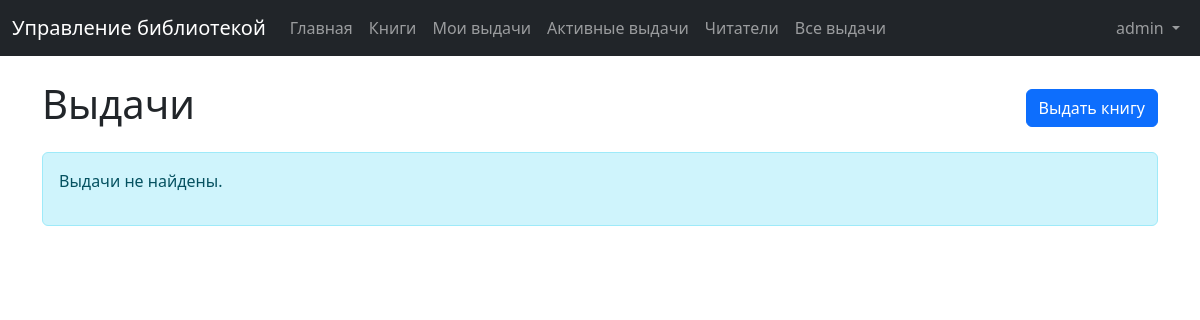
The app's page /loans/ (signed in), older data.
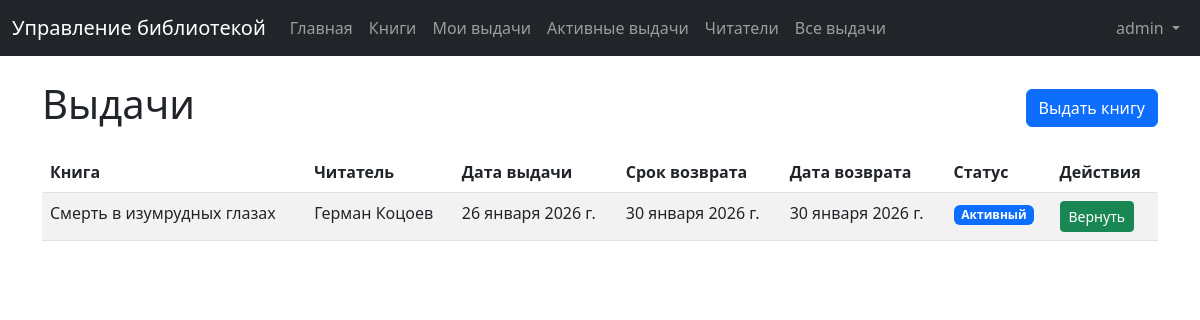
The same page, newer data.
### library/models.py (models this page shows, shortened)
class Loan(models.Model):
    STATUS_CHOICES = [
        ("overdue", "Просрочена"),
        ("active", "Активная"),
        ("returned", "Возвращена"),
    ]
    reader = models.ForeignKey(
        Reader, on_delete=models.CASCADE, verbose_name="Читатель"
    )
    book = models.ForeignKey(Book, on_delete=models.CASCADE, verbose_name="Книга")
    loan_date = models.DateField(verbose_name="Дата выдачи книги")
    due_date = models.DateField(verbose_name="Срок возврата книги")
    return_date = models.DateField(
        verbose_name="Дата возврата книги", null=True, blank=True
    )
    status = models.CharField(
        max_length=20, choices=STATUS_CHOICES, default="active", verbose_name="Статус"
    )
    class Meta:
        verbose_name = "Выдача"
        verbose_name_plural = "Выдачи"
        ordering = ["return_date"]

class Book(models.Model):
    title = models.CharField(max_length=200, verbose_name="Название")
    author = models.CharField(max_length=200, verbose_name="Автор")
    isbn = models.CharField(max_length=13, verbose_name="ISBN", unique=True)
    publication_date = models.DateField(verbose_name="Дата публикации")
    genre = models.CharField(max_length=100, verbose_name="Жанр")
    total_copies = models.IntegerField(verbose_name="Количество экземпляров")
    available_copies = models.IntegerField(verbose_name="Доступные экземпляры")
    class Meta:
        verbose_name = "Книга"
        verbose_name_plural = "Книги"
        ordering = ["title"]

class Reader(models.Model):
    user = models.OneToOneField(
        User,
        on_delete=models.CASCADE,
        null=True,
        blank=True,
        verbose_name="Пользователь",
    )
    first_name = models.CharField(max_length=100, verbose_name="Имя")
    last_name = models.CharField(max_length=100, verbose_name="Фамилия")
    email = models.EmailField(
        max_length=254, verbose_name="Электронная почта", unique=True
    )
    phone = models.CharField(
        max_length=20, verbose_name="Телефон", null=True, blank=True, unique=True
    )
    address = models.CharField(
        max_length=255, verbose_name="Адрес", null=True, blank=True
    )
    registration_date = models.DateTimeField(
        auto_now_add=True, verbose_name="Дата регистрации"
    )
    class Meta:
        verbose_name = "Читатель"
        verbose_name_plural = "Читатели"
        ordering = ["last_name", "first_name"]

### library/views.py (the view)
# urls.py: path("loans/", views.loan_list, name="loan_list"),
@login_required
def loan_list(request):
    if request.user.is_staff:
        loans = Loan.objects.all()
    else:
        reader = Reader.objects.filter(user=request.user).first()
        if reader:
            loans = Loan.objects.filter(reader=reader)
        else:
            loans = Loan.objects.none()
    return render(request, "library/loan_list.html", {"loans": loans})

### templates/library/loan_list.html (shortened to what this page needs)
{% extends 'library/base.html' %}
{% block content %}
<div class="d-flex justify-content-between align-items-center mb-3">
    <h1>{% if title %}{{ title }}{% else %}Выдачи{% endif %}</h1>
    <a href="{% url 'loan_add' %}" class="btn btn-primary">Выдать книгу</a>
</div>
{% if loans %}
    <div class="table-responsive">
        <table class="table table-striped table-hover">
            <thead>
                <tr>
                    <th>Книга</th>
                    <th>Читатель</th>
                    <th>Дата выдачи</th>
                    <th>Срок возврата</th>
                    <th>Дата возврата</th>
                    <th>Статус</th>
                    <th>Действия</th>
                </tr>
            </thead>
            <tbody>
                {% for loan in loans %}
                    <tr>
                        <td>{{ loan.book.title }}</td>
                        <td>{{ loan.reader.first_name }} {{ loan.reader.last_name }}</td>
                        <td>{{ loan.loan_date }}</td>
                        <td>{{ loan.due_date }}</td>
                        <td>{{ loan.return_date|default:"Не возвращена" }}</td>
                        <td>
                            <span class="badge bg-{% if loan.status == 'active' %}primary{% elif loan.status == 'returned' %}success{% else %}danger{% endif %}">
                                {% if loan.status == 'active' %}Активный{% elif loan.status == 'returned' %}Возвращенный{% else %}Просроченный{% endif %}
                            </span>
                        </td>
                        <td>
                            {% if loan.status == 'active' %}
                                <a href="{% url 'loan_return' loan.pk %}" class="btn btn-sm btn-success">Вернуть</a>
                            {% endif %}
                        </td>
                    </tr>
                {% endfor %}
            </tbody>
        </table>
    </div>
{% else %}
    <div class="alert alert-info">
        <p>Выдачи не найдены.</p>
    </div>
{% endif %}
{% endblock %}

Row changes from the older to the newer data that the page shows:
added Loan: book "Смерть в изумрудных глазах", reader.first_name "Герман", reader.last_name "Коцоев", loan_date "26 января 2026 г.", due_date "30 января 2026 г.", return_date "30 января 2026 г.", status "Активный"
Text that changed along with them:
text no longer shown: "Выдачи не найдены."
text now shown: "Книга Читатель Дата выдачи Срок возврата Дата возврата Статус Действия"
